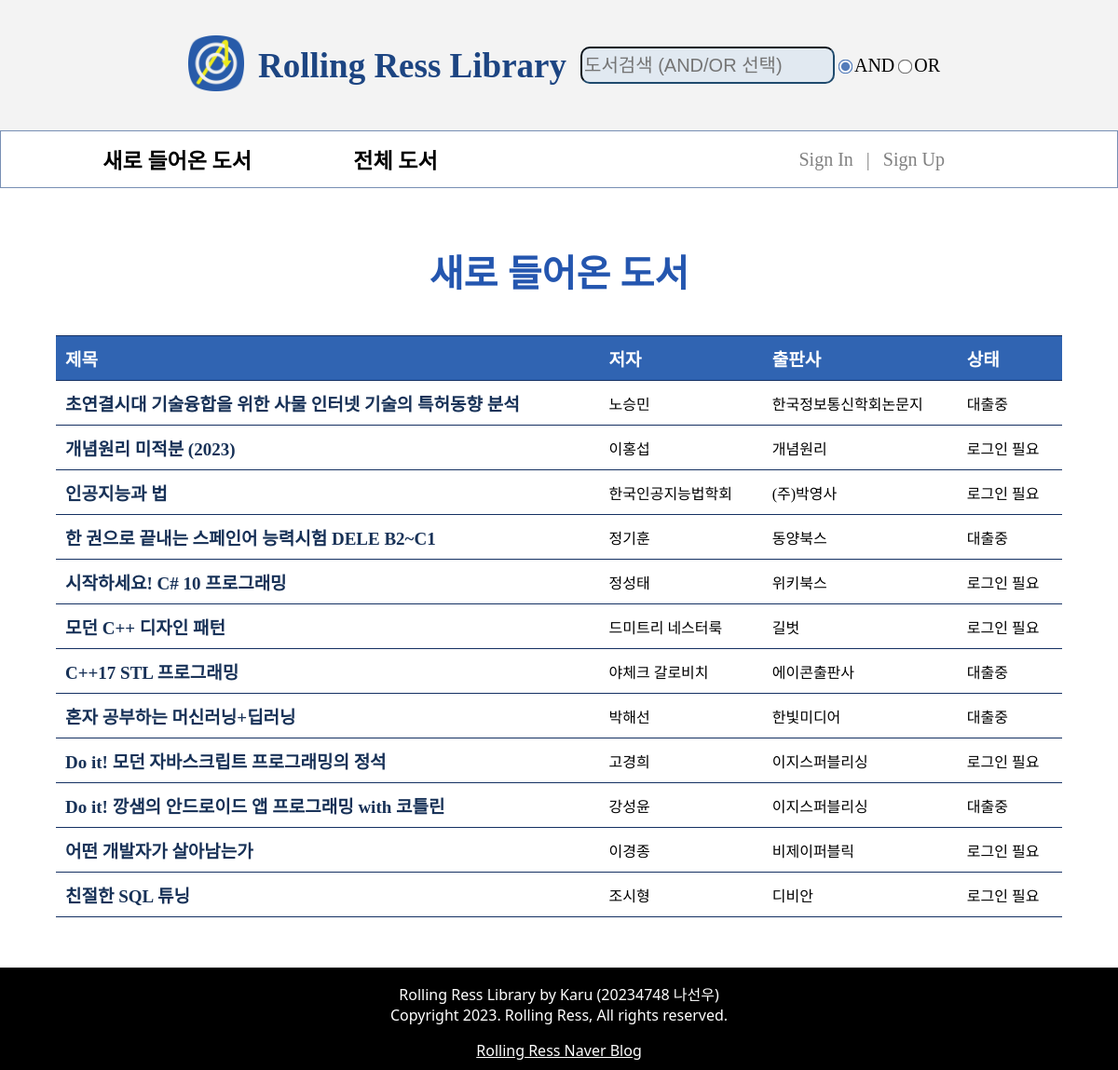
Page /books/new.php on the committed database.
### tables this page shows
CREATE TABLE `bookinfo` (
  `isbn` bigint NOT NULL,
  `title` varchar(80) NOT NULL,
  `author` varchar(45) NOT NULL,
  `publisher` varchar(45) NOT NULL,
  `takenby` varchar(45) DEFAULT NULL,
  `uploaded` date DEFAULT NULL,
  PRIMARY KEY (`isbn`)
);

### books/new.php (the view, shortened to what this page needs)
<?php
    include '../db/connect.php';
    $query = "SELECT * FROM bookinfo
        WHERE DATEDIFF(uploaded, NOW()) <= (
            SELECT AVG(DATEDIFF(uploaded, NOW()))
            FROM bookinfo
        )";
    $stmt = $connect->prepare($query);
    $stmt->execute();
    $result = $stmt->get_result();
    $is_admin = ($_COOKIE['userlevel'] ?? "") == 'admin';
?>
<!DOCTYPE html>
<html lang="ko">
<head>
    <link rel="stylesheet" href="/styles/pages/listall.css">
    <link rel="stylesheet" href="/styles/form.css">
    <link rel="stylesheet" href="/styles/attribute.css">
    <link rel="stylesheet" href="/styles/part/header.css">
    <link rel="stylesheet" href="/styles/part/nav.css">
    <link rel="stylesheet" href="/styles/part/footer.css">
</head>
<body>
    <div id="wrap">
        <header include-html="/htmls/header.html"></header>
        <nav include-html="/htmls/nav.html"></nav>
        <article>
            <h1>새로 들어온 도서</h1>
            <table cellspacing="0" cellpadding="5">
            <tr>
                    <th>제목</th>
                    <th>저자</th>
                    <th>출판사</th>
                    <th>상태</th>
                </tr>
                <?php while ($row = $result->fetch_array()): ?>
                    <tr>
                    <td>
                        <?php if ($is_admin): ?>
                            <a href='/manage/about.php?isbn=<? echo $row['isbn'] ?>'>
                        <?php else: ?>
                            <a href='/books/about.php?isbn=<? echo $row['isbn'] ?>'>
                        <?php endif; ?>
                        <span class='book_title'><? echo $row['title'] ?></span>
                        </a>
                    </td>
                    <td><? echo $row['author'] ?></td>
                    <td><? echo $row['publisher'] ?></td>
                    <?php if (empty($row['takenby'])): ?>
                        <?php if (isset($_COOKIE['userlevel'])): ?>
                            <td class="available">이용 가능</td>
                        <? else: ?>
                            <td>로그인 필요</td>
                        <? endif; ?>
                    <? else: ?>
                        <td>대출중</td>
                    <? endif ?>
                    </tr>
            <?php endwhile ?>
            </table>
            <br><br><br>
        </article>
    </div>
    <footer include-html="/htmls/footer.html"></footer>
</body>
</html>

### styles/pages/listall.css (style rules this page uses)
html, body { padding: 0; margin: 0; }
h1 { font-size: 30px; text-align: center; color: #1D4582; margin-top: 20px; }
article, form { display: flex; flex-direction: column; }
table { align-self: center; border: #143062; border-collapse: collapse; border-top: 1px solid #143062; }
th, td { padding: 10px; border-bottom: 1px solid #143062; }
th { font-size: 19px; text-decoration: none; color: white; background-color:#3064b2; text-align: left; padding-left: 10px; }
.book_title { font-size: 19px; color: #173157; font-weight: bold; }
table:not(#myBooks > table) { width: 90%; }
td > a[href] { text-decoration: none; }

### styles/form.css (style rules this page uses)
article { overflow: auto; }
h1 { color: #144AA9EE; font-family: 'Segoe UI', Tahoma, Verdana, sans-serif; text-align: center; margin-bottom: 40px; font-size: 40px; margin-top: 60px; }

### styles/part/header.css (style rules this page uses)
header { display: flex; flex-direction: row; flex-wrap: nowrap; justify-content:center; align-items: center; align-content: space-between; height: 140px; width: 100%; background-color: #55555511; }

### styles/part/nav.css (style rules this page uses)
nav { display: flex; flex-direction: row; flex-wrap: nowrap; align-items: center; align-content: space-between; justify-content: space-evenly; height: 60px; border: 1px solid #1D458299; }

### styles/part/footer.css (style rules this page uses)
body { min-height: 100vh; margin: 0; position: relative; }
body::after { content: ''; display: block; height: 110px; }
footer { position: absolute; bottom: 0; width: 100%; height: 110px; background-color: black; }

### rows in the picture
bookinfo: title "초연결시대 기술융합을 위한 사물 인터넷 기술의 특허동향 분석", author "노승민", publisher "한국정보통신학회논문지", takenby "대출중"
bookinfo: title "개념원리 미적분 (2023)", author "이홍섭", publisher "개념원리", takenby "로그인 필요"
bookinfo: title "인공지능과 법", author "한국인공지능법학회", publisher "(주)박영사", shows "로그인 필요"
bookinfo: title "한 권으로 끝내는 스페인어 능력시험 DELE B2~C1", author "정기훈", publisher "동양북스", takenby "대출중"
bookinfo: title "시작하세요! C# 10 프로그래밍", author "정성태", publisher "위키북스", shows "로그인 필요"
bookinfo: title "모던 C++ 디자인 패턴", author "드미트리 네스터룩", publisher "길벗", shows "로그인 필요"
bookinfo: title "C++17 STL 프로그래밍", author "야체크 갈로비치", publisher "에이콘출판사", takenby "대출중"
bookinfo: title "혼자 공부하는 머신러닝+딥러닝", author "박해선", publisher "한빛미디어", takenby "대출중"
bookinfo: title "Do it! 모던 자바스크립트 프로그래밍의 정석", author "고경희", publisher "이지스퍼블리싱", shows "로그인 필요"
bookinfo: title "Do it! 깡샘의 안드로이드 앱 프로그래밍 with 코틀린", author "강성윤", publisher "이지스퍼블리싱", takenby "대출중"
bookinfo: title "어떤 개발자가 살아남는가", author "이경종", publisher "비제이퍼블릭", shows "로그인 필요"
bookinfo: title "친절한 SQL 튜닝", author "조시형", publisher "디비안", shows "로그인 필요"
